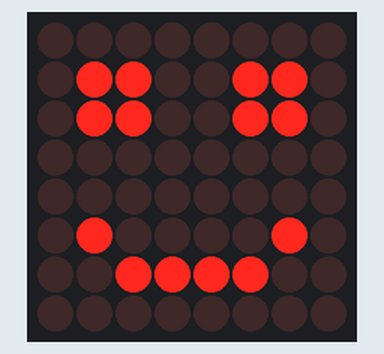
Bench run of a sketch on a simulated Arduino Uno, built with avr-gcc and run on an emulated ATmega328P. Shown: 8×8 LED matrix.

Above: at 0.1 s.
At 1.1 s:
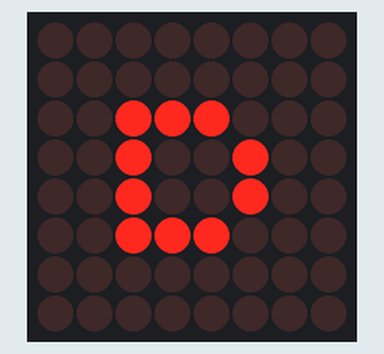
At 2.1 s:
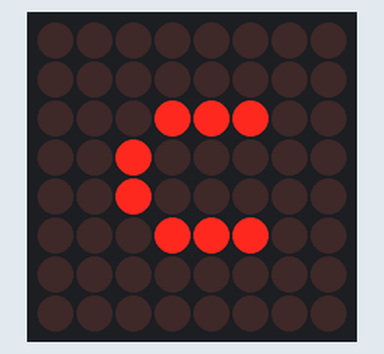
At 3.1 s:
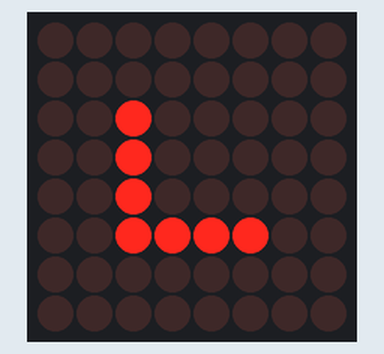
At 4.6 s:
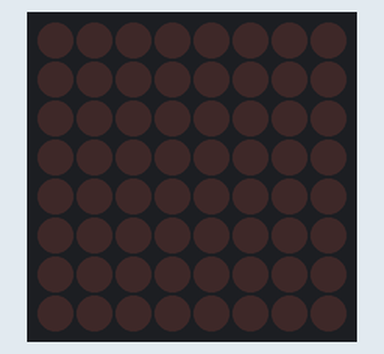
At 7.1 s:
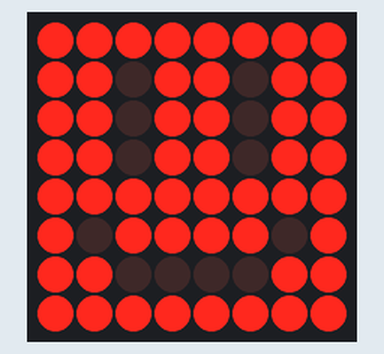

The sketch:

teste_8x8_led.ino
```cpp
#include "LedControl.h"


LedControl lc=LedControl(12,11,10,1);

/* we always wait a bit between updates of the display */
unsigned long delaytime=100;

void setup() {
  /*
   The MAX72XX is in power-saving mode on startup,
   we have to do a wakeup call
   */
  lc.shutdown(0,false);
  /* Set the brightness to a medium values */
  lc.setIntensity(0,8);
  /* and clear the display */
  lc.clearDisplay(0);
}

/*
 This method will display the characters for the
 word "Arduino" one after the other on the matrix.
 (you need at least 5x7 leds to see the whole chars)
 */
void smiley() {
  byte smile[8]={B00000000,B01100110,B01100110,B00000000,B00000000,B01000010,B00111100,B00000000};

  lc.setRow(0,0,smile[0]);
  lc.setRow(0,1,smile[1]);
  lc.setRow(0,2,smile[2]);
  lc.setRow(0,3,smile[3]);
  lc.setRow(0,4,smile[4]);
  lc.setRow(0,5,smile[5]);
  lc.setRow(0,6,smile[6]);
  delay(1000);

}

void fondVide() {
  byte fintab[8]={B00000000,B00000000,B00000000,B00000000,B00000000,B00000000,B00000000,B00000000};

  lc.setRow(0,0,fintab[0]);
  lc.setRow(0,1,fintab[1]);
  lc.setRow(0,2,fintab[2]);
  lc.setRow(0,3,fintab[3]);
  lc.setRow(0,4,fintab[4]);
  lc.setRow(0,5,fintab[5]);
  lc.setRow(0,6,fintab[6]);
  lc.setRow(0,7,fintab[7]);
  }


void groupe() {

  byte d[8]={B00000000,B00000000,B00111000,B00100100,B00100100,B00111000,B00000000,B00000000};
  byte c[8]={B00000000,B00000000,B00011100,B00100000,B00100000,B00011100,B00000000,B00000000};
  byte l[8]={B00000000,B00000000,B00100000,B00100000,B00100000,B00111100,B00000000,B00000000};

  lc.setRow(0,2,d[2]);
  lc.setRow(0,3,d[3]);
  lc.setRow(0,4,d[4]);
  lc.setRow(0,5,d[5]);
  delay(1000);
  lc.setRow(0,2,c[2]);
  lc.setRow(0,3,c[3]);
  lc.setRow(0,4,c[4]);
  lc.setRow(0,5,c[5]);
  delay(1000);
  lc.setRow(0,2,l[2]);
  lc.setRow(0,3,l[3]);
  lc.setRow(0,4,l[4]);
  lc.setRow(0,5,l[5]);
  delay(1000);
}

void smiley2() {
  byte smile2[8]={B11111111,B11011011,B11011011,B11011011,B11111111,B10111101,B11000011,B11111111};
  byte fintab[8]={B00000000,B00000000,B00000000,B00000000,B00000000,B00000000,B00000000,B00000000};

  lc.setRow(0,0,smile2[0]);
  lc.setRow(0,1,smile2[1]);
  lc.setRow(0,2,smile2[2]);
  lc.setRow(0,3,smile2[3]);
  lc.setRow(0,4,smile2[4]);
  lc.setRow(0,5,smile2[5]);
  lc.setRow(0,6,smile2[6]);
  lc.setRow(0,7,smile2[7]);
  delay(500);
  lc.setRow(0,0,fintab[0]);
  lc.setRow(0,1,fintab[1]);
  lc.setRow(0,2,fintab[2]);
  lc.setRow(0,3,fintab[3]);
  lc.setRow(0,4,fintab[4]);
  lc.setRow(0,5,fintab[5]);
  lc.setRow(0,6,fintab[6]);
  lc.setRow(0,7,fintab[7]);
  delay(500);
  lc.setRow(0,0,smile2[0]);
  lc.setRow(0,1,smile2[1]);
  lc.setRow(0,2,smile2[2]);
  lc.setRow(0,3,smile2[3]);
  lc.setRow(0,4,smile2[4]);
  lc.setRow(0,5,smile2[5]);
  lc.setRow(0,6,smile2[6]);
  lc.setRow(0,7,smile2[7]);
  delay(500);
  lc.setRow(0,0,fintab[0]);
  lc.setRow(0,1,fintab[1]);
  lc.setRow(0,2,fintab[2]);
  lc.setRow(0,3,fintab[3]);
  lc.setRow(0,4,fintab[4]);
  lc.setRow(0,5,fintab[5]);
  lc.setRow(0,6,fintab[6]);
  lc.setRow(0,7,fintab[7]);
  delay(500);
  lc.setRow(0,0,smile2[0]);
  lc.setRow(0,1,smile2[1]);
  lc.setRow(0,2,smile2[2]);
  lc.setRow(0,3,smile2[3]);
  lc.setRow(0,4,smile2[4]);
  lc.setRow(0,5,smile2[5]);
  lc.setRow(0,6,smile2[6]);
  lc.setRow(0,7,smile2[7]);
  delay(500);
  lc.setRow(0,0,fintab[0]);
  lc.setRow(0,1,fintab[1]);
  lc.setRow(0,2,fintab[2]);
  lc.setRow(0,3,fintab[3]);
  lc.setRow(0,4,fintab[4]);
  lc.setRow(0,5,fintab[5]);
  lc.setRow(0,6,fintab[6]);
  lc.setRow(0,7,fintab[7]);
  delay(500);
  lc.setRow(0,0,smile2[0]);
  lc.setRow(0,1,smile2[1]);
  lc.setRow(0,2,smile2[2]);
  lc.setRow(0,3,smile2[3]);
  lc.setRow(0,4,smile2[4]);
  lc.setRow(0,5,smile2[5]);
  lc.setRow(0,6,smile2[6]);
  lc.setRow(0,7,smile2[7]);
  delay(500);
  lc.setRow(0,0,fintab[0]);
  lc.setRow(0,1,fintab[1]);
  lc.setRow(0,2,fintab[2]);
  lc.setRow(0,3,fintab[3]);
  lc.setRow(0,4,fintab[4]);
  lc.setRow(0,5,fintab[5]);
  lc.setRow(0,6,fintab[6]);
  lc.setRow(0,7,fintab[7]);
}

void loop() {
  smiley();
  fondVide();
  groupe();
  smiley2();

}
```

Measured:
- by itself, everything shown: repeats every 7.5 s, in 12 steps
- what the display in image 1 shows lasts 1.0 s, from 1.0 s to 2.0 s
- what the display in image 4 shows lasts 0.5 s, from 4.5 s to 5.0 s
